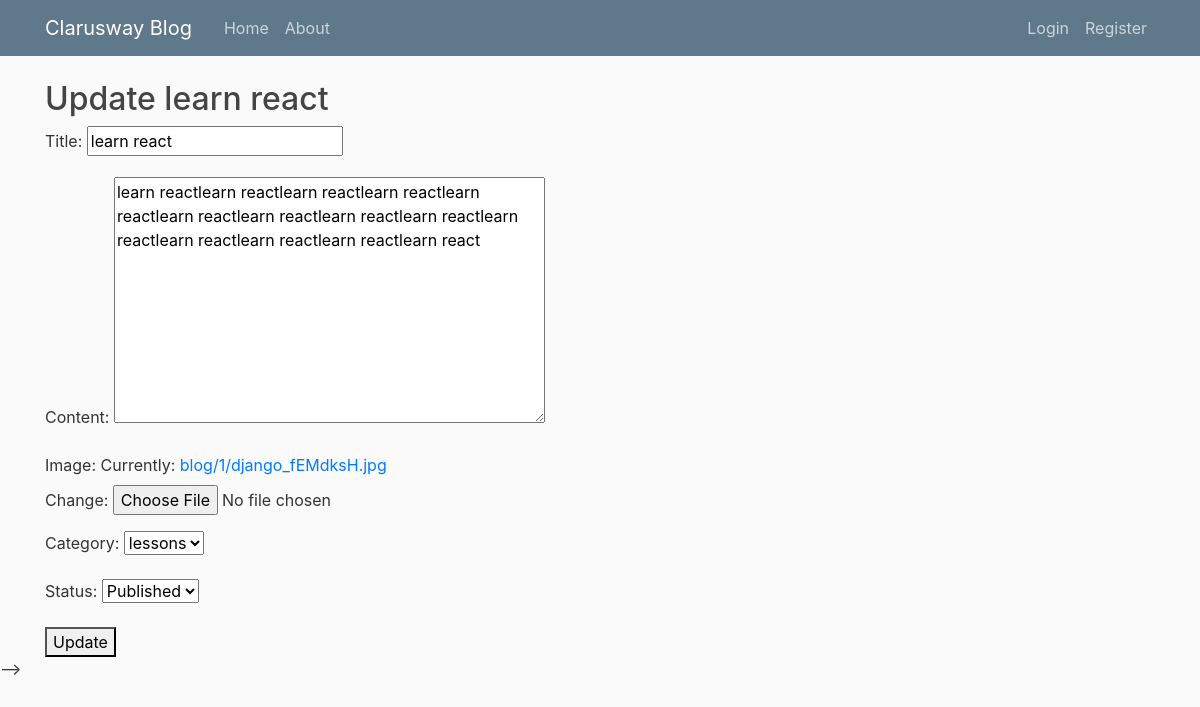
Page /learn-react-0a6777b5e4/update/ on the committed database.
### blog/models.py (models this page shows, shortened)
class Post(models.Model):
    OPTIONS = (
        ('d', 'Draft'),
        ('p', 'Published')
    )
    title = models.CharField(max_length=100)
    content = models.TextField()
    image = models.ImageField(
        upload_to=user_directory_path, default='django.jpg')
    category = models.ForeignKey(
        Category, on_delete=models.PROTECT, related_name="cats")
    publish_date = models.DateTimeField(auto_now_add=True)
    last_updated = models.DateTimeField(auto_now=True)
    author = models.ForeignKey(User, on_delete=models.CASCADE)
    status = models.CharField(max_length=10, choices=OPTIONS, default='d')
    slug = models.SlugField(blank=True, unique=True)  # how-to-learn-django

### blog/views.py (the view)
# urls.py: path("<str:slug>/update/", post_update, name="update"),
def post_update(request, slug):
    obj = get_object_or_404(Post, slug=slug)
    form = PostForm(request.POST or None, request.FILES or None, instance=obj)
    if form.is_valid():
        form.save()
        return redirect("blog:list")
    context = {
        "object": obj,
        "form": form
    }
    return render(request, "blog/post_update.html", context)

### blog/forms.py
class PostForm(forms.ModelForm):
    status = forms.ChoiceField(choices=Post.OPTIONS)
    category = forms.ModelChoiceField(
        queryset=Category.objects.all(), empty_label="Select")
    class Meta:
        model = Post
        fields = (
            'title',
            'content',
            'image',
            'category',
            'status',
        )

### blog/models.py (called while the page is built)
    def __str__(self):
        return self.name

### blog/templates/blog/post_update.html (shortened to what this page needs)
{% extends 'base.html' %}
{% block content %}
<h2>Update {{ object.title }}</h2>
<form action="" method="POST" enctype="multipart/form-data">
    {{form.as_p}}
    <button type="submit">Update</button>
</form>
{% endblock content %}

### blog/static/blog/main.css (style rules this page uses)
body { background: #fafafa; color: #333333; margin-top: 5rem; }
h1, h2, h3, h4, h5, h6 { color: #444444; }

### rows in the picture
Post: title "learn react", content "learn reactlearn reactlearn reactlearn reactlearn reactlearn reactlearn reactlearn reactlearn reactlearn reactlearn reactlearn reactlearn reactlearn react", category "lessons", status "Published"
